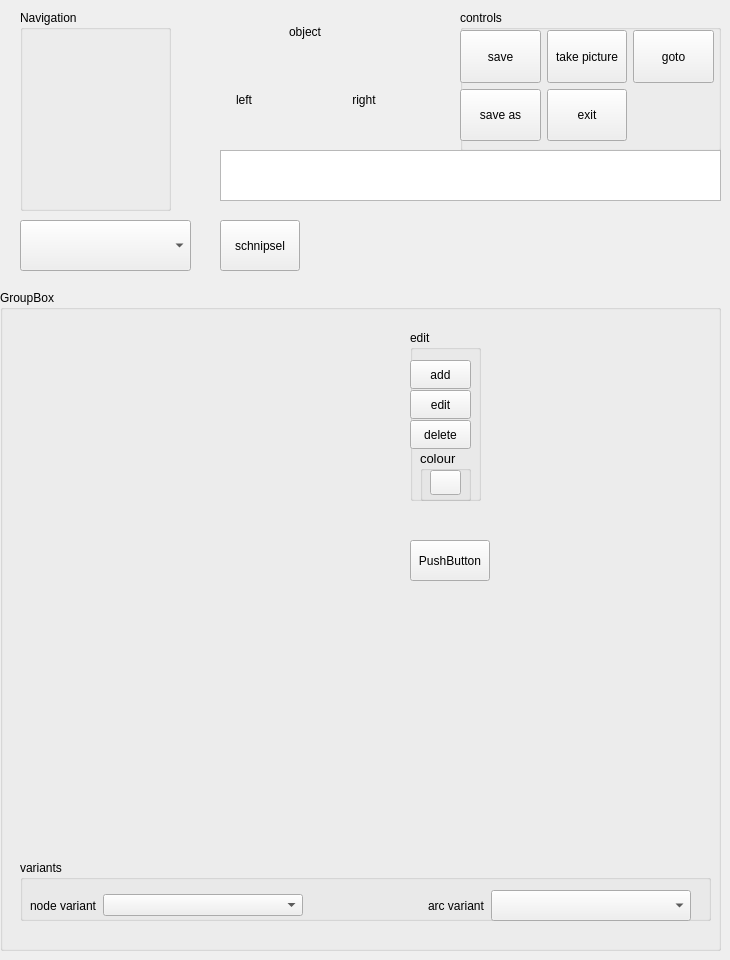
   <widget class="QWidget" name="dockWidgetContents">
    <property name="sizePolicy">
     <sizepolicy hsizetype="Fixed" vsizetype="Preferred">
      <horstretch>0</horstretch>
      <verstretch>0</verstretch>
     </sizepolicy>
    </property>
    <property name="minimumSize">
     <size>
      <width>730</width>
      <height>0</height>
     </size>
    </property>
    <widget class="QGroupBox" name="groupBox">
     <property name="geometry">
      <rect>
       <x>20</x>
       <y>10</y>
       <width>151</width>
       <height>201</height>
      </rect>
     </property>
     <property name="title">
      <string>Navigation</string>
     </property>
     <widget class="QWidget" name="formLayoutWidget">
      <property name="geometry">
       <rect>
        <x>0</x>
        <y>40</y>
        <width>141</width>
        <height>151</height>
       </rect>
      </property>
      <layout class="QFormLayout" name="formKeyAutomaton"/>
     </widget>
    </widget>
    <widget class="QGroupBox" name="groupBoxMainControl">
     <property name="geometry">
      <rect>
       <x>460</x>
       <y>10</y>
       <width>261</width>
       <height>141</height>
      </rect>
     </property>
     <property name="title">
      <string>controls</string>
     </property>
     <widget class="QWidget" name="verticalLayoutWidget_2">
      <property name="geometry">
       <rect>
        <x>0</x>
        <y>20</y>
        <width>254</width>
        <height>111</height>
       </rect>
      </property>
      <layout class="QGridLayout" name="gridLayout">
       <item row="1" column="1">
        <widget class="QPushButton" name="pushExit">
         <property name="sizePolicy">
          <sizepolicy hsizetype="Expanding" vsizetype="Expanding">
           <horstretch>0</horstretch>
           <verstretch>0</verstretch>
          </sizepolicy>
         </property>
         <property name="minimumSize">
          <size>
           <width>0</width>
           <height>30</height>
          </size>
         </property>
         <property name="text">
          <string>exit</string>
         </property>
        </widget>
       </item>
       <item row="0" column="0">
        <widget class="QPushButton" name="pushSave">
         <property name="enabled">
          <bool>true</bool>
         </property>
         <property name="sizePolicy">
          <sizepolicy hsizetype="Expanding" vsizetype="Expanding">
           <horstretch>0</horstretch>
           <verstretch>0</verstretch>
          </sizepolicy>
         </property>
         <property name="minimumSize">
          <size>
           <width>0</width>
           <height>30</height>
          </size>
         </property>
         <property name="text">
          <string>save</string>
         </property>
        </widget>
       </item>
       <item row="1" column="0">
        <widget class="QPushButton" name="pushSaveAs">
         <property name="enabled">
          <bool>true</bool>
         </property>
         <property name="sizePolicy">
          <sizepolicy hsizetype="Expanding" vsizetype="Expanding">
           <horstretch>0</horstretch>
           <verstretch>0</verstretch>
          </sizepolicy>
         </property>
         <property name="minimumSize">
          <size>
           <width>0</width>
           <height>30</height>
          </size>
         </property>
         <property name="text">
          <string>save as</string>
         </property>
        </widget>
       </item>
       <item row="0" column="1">
        <widget class="QPushButton" name="pushTakeScreenShot">
         <property name="sizePolicy">
          <sizepolicy hsizetype="Expanding" vsizetype="Expanding">
           <horstretch>0</horstretch>
           <verstretch>0</verstretch>
          </sizepolicy>
         </property>
         <property name="minimumSize">
          <size>
           <width>0</width>
           <height>30</height>
          </size>
         </property>
         <property name="text">
          <string>take picture</string>
         </property>
        </widget>
       </item>
       <item row="0" column="2">
        <widget class="QPushButton" name="pushGoTo">
         <property name="enabled">
          <bool>true</bool>
         </property>
         <property name="sizePolicy">
          <sizepolicy hsizetype="Expanding" vsizetype="Expanding">
           <horstretch>0</horstretch>
           <verstretch>0</verstretch>
          </sizepolicy>
         </property>
         <property name="minimumSize">
          <size>
           <width>0</width>
           <height>30</height>
          </size>
         </property>
         <property name="text">
          <string>goto</string>
         </property>
        </widget>
       </item>
      </layout>
     </widget>
    </widget>
    <widget class="QWidget" name="layoutWidget_2">
     <property name="geometry">
      <rect>
       <x>220</x>
       <y>220</y>
       <width>501</width>
       <height>51</height>
      </rect>
     </property>
     <layout class="QFormLayout" name="formLayout_3">
      <property name="sizeConstraint">
       <enum>QLayout::SetMinimumSize</enum>
      </property>
      <property name="fieldGrowthPolicy">
       <enum>QFormLayout::AllNonFixedFieldsGrow</enum>
      </property>
      <item row="0" column="1">
       <widget class="QLabel" name="labelSchnipsel">
        <property name="sizePolicy">
         <sizepolicy hsizetype="Fixed" vsizetype="Preferred">
          <horstretch>0</horstretch>
          <verstretch>0</verstretch>
         </sizepolicy>
        </property>
        <property name="font">
         <font>
          <pointsize>14</pointsize>
          <weight>75</weight>
          <bold>true</bold>
         </font>
        </property>
        <property name="text">
         <string/>
        </property>
       </widget>
      </item>
      <item row="0" column="0">
       <widget class="QPushButton" name="pushSchnipsel">
        <property name="sizePolicy">
         <sizepolicy hsizetype="Expanding" vsizetype="Expanding">
          <horstretch>0</horstretch>
          <verstretch>0</verstretch>
         </sizepolicy>
        </property>
        <property name="text">
         <string>schnipsel</string>
        </property>
       </widget>
      </item>
     </layout>
    </widget>
    <widget class="QPlainTextEdit" name="textStatus">
     <property name="geometry">
      <rect>
       <x>220</x>
       <y>150</y>
       <width>501</width>
       <height>51</height>
      </rect>
     </property>
     <property name="palette">
      <palette>
       <active>
        <colorrole role="Text">
         <brush brushstyle="SolidPattern">
          <color alpha="255">
           <red>255</red>
           <green>0</green>
           <blue>0</blue>
          </color>
         </brush>
        </colorrole>
        <colorrole role="PlaceholderText">
         <brush brushstyle="NoBrush">
          <color alpha="128">
           <red>255</red>
           <green>0</green>
           <blue>0</blue>
          </color>
         </brush>
        </colorrole>
       </active>
       <inactive>
        <colorrole role="Text">
         <brush brushstyle="SolidPattern">
          <color alpha="255">
           <red>255</red>
           <green>0</green>
           <blue>0</blue>
          </color>
         </brush>
        </colorrole>
        <colorrole role="PlaceholderText">
         <brush brushstyle="NoBrush">
          <color alpha="128">
           <red>255</red>
           <green>0</green>
           <blue>0</blue>
          </color>
         </brush>
        </colorrole>
       </inactive>
       <disabled>
        <colorrole role="Text">
         <brush brushstyle="SolidPattern">
          <color alpha="255">
           <red>166</red>
           <green>162</green>
           <blue>159</blue>
          </color>
         </brush>
        </colorrole>
        <colorrole role="PlaceholderText">
         <brush brushstyle="NoBrush">
          <color alpha="128">
           <red>255</red>
           <green>0</green>
           <blue>0</blue>
          </color>
         </brush>
        </colorrole>
       </disabled>
      </palette>
     </property>
    </widget>
    <widget class="QWidget" name="layoutWidget">
     <property name="geometry">
      <rect>
       <x>180</x>
       <y>20</y>
       <width>250</width>
       <height>92</height>
      </rect>
     </property>
     <layout class="QVBoxLayout" name="verticalLayout">
      <item>
       <layout class="QHBoxLayout" name="horizontalLayout_5">
        <item>
         <spacer name="horizontalSpacer_3">
          <property name="orientation">
           <enum>Qt::Horizontal</enum>
          </property>
          <property name="sizeHint" stdset="0">
           <size>
            <width>40</width>
            <height>20</height>
           </size>
          </property>
         </spacer>
        </item>
        <item>
         <widget class="QLabel" name="labelObject">
          <property name="sizePolicy">
           <sizepolicy hsizetype="Fixed" vsizetype="Fixed">
            <horstretch>0</horstretch>
            <verstretch>0</verstretch>
           </sizepolicy>
          </property>
          <property name="minimumSize">
           <size>
            <width>120</width>
            <height>20</height>
           </size>
          </property>
          <property name="text">
           <string>object</string>
          </property>
          <property name="alignment">
           <set>Qt::AlignCenter</set>
          </property>
         </widget>
        </item>
        <item>
         <spacer name="horizontalSpacer_4">
          <property name="orientation">
           <enum>Qt::Horizontal</enum>
          </property>
          <property name="sizeHint" stdset="0">
           <size>
            <width>40</width>
            <height>20</height>
           </size>
          </property>
         </spacer>
        </item>
       </layout>
      </item>
      <item>
       <layout class="QHBoxLayout" name="horizontalLayout_3">
        <item>
         <spacer name="horizontalSpacer">
          <property name="orientation">
           <enum>Qt::Horizontal</enum>
          </property>
          <property name="sizeHint" stdset="0">
           <size>
            <width>40</width>
            <height>20</height>
           </size>
          </property>
         </spacer>
        </item>
        <item>
         <widget class="QLabel" name="pixmapCursor">
          <property name="enabled">
           <bool>true</bool>
          </property>
          <property name="sizePolicy">
           <sizepolicy hsizetype="Fixed" vsizetype="Fixed">
            <horstretch>0</horstretch>
            <verstretch>0</verstretch>
           </sizepolicy>
          </property>
          <property name="minimumSize">
           <size>
            <width>32</width>
            <height>32</height>
           </size>
          </property>
          <property name="frameShadow">
           <enum>QFrame::Sunken</enum>
          </property>
          <property name="text">
           <string/>
          </property>
          <property name="textFormat">
           <enum>Qt::PlainText</enum>
          </property>
          <property name="scaledContents">
           <bool>true</bool>
          </property>
          <property name="textInteractionFlags">
           <set>Qt::NoTextInteraction</set>
          </property>
         </widget>
        </item>
        <item>
         <spacer name="horizontalSpacer_2">
          <property name="orientation">
           <enum>Qt::Horizontal</enum>
          </property>
          <property name="sizeHint" stdset="0">
           <size>
            <width>40</width>
            <height>20</height>
           </size>
          </property>
         </spacer>
        </item>
       </layout>
      </item>
      <item>
       <layout class="QHBoxLayout" name="horizontalLayout_2">
        <item>
         <widget class="QLabel" name="labelLeft">
          <property name="sizePolicy">
           <sizepolicy hsizetype="Fixed" vsizetype="Fixed">
            <horstretch>0</horstretch>
            <verstretch>0</verstretch>
           </sizepolicy>
          </property>
          <property name="minimumSize">
           <size>
            <width>100</width>
            <height>20</height>
           </size>
          </property>
          <property name="text">
           <string>left</string>
          </property>
          <property name="alignment">
           <set>Qt::AlignCenter</set>
          </property>
         </widget>
        </item>
        <item>
         <widget class="QLabel" name="labelRight">
          <property name="sizePolicy">
           <sizepolicy hsizetype="Fixed" vsizetype="Fixed">
            <horstretch>0</horstretch>
            <verstretch>0</verstretch>
           </sizepolicy>
          </property>
          <property name="minimumSize">
           <size>
            <width>100</width>
            <height>20</height>
           </size>
          </property>
          <property name="text">
           <string>right</string>
          </property>
          <property name="alignment">
           <set>Qt::AlignCenter</set>
          </property>
         </widget>
        </item>
       </layout>
      </item>
     </layout>
    </widget>
    <widget class="QWidget" name="layoutWidget">
     <property name="geometry">
      <rect>
       <x>20</x>
       <y>220</y>
       <width>171</width>
       <height>51</height>
      </rect>
     </property>
     <layout class="QVBoxLayout" name="layoutEditorPhase">
      <item>
       <widget class="QComboBox" name="comboEditorPhase">
        <property name="sizePolicy">
         <sizepolicy hsizetype="Expanding" vsizetype="Expanding">
          <horstretch>0</horstretch>
          <verstretch>0</verstretch>
         </sizepolicy>
        </property>
       </widget>
      </item>
     </layout>
    </widget>
    <widget class="QGroupBox" name="groupBoxInteraction">
     <property name="geometry">
      <rect>
       <x>0</x>
       <y>290</y>
       <width>721</width>
       <height>661</height>
      </rect>
     </property>
     <property name="title">
      <string>GroupBox</string>
     </property>
     <widget class="QWidget" name="horizontalLayoutWidget_4">
      <property name="geometry">
       <rect>
        <x>210</x>
        <y>40</y>
        <width>181</width>
        <height>291</height>
       </rect>
      </property>
      <layout class="QHBoxLayout" name="layoutNamedNetworks"/>
     </widget>
     <widget class="QPushButton" name="pushEditNamedNetworks">
      <property name="geometry">
       <rect>
        <x>410</x>
        <y>250</y>
        <width>80</width>
        <height>41</height>
       </rect>
      </property>
      <property name="text">
       <string>PushButton</string>
      </property>
     </widget>
     <widget class="QWidget" name="horizontalLayoutWidget">
      <property name="geometry">
       <rect>
        <x>400</x>
        <y>340</y>
        <width>311</width>
        <height>221</height>
       </rect>
      </property>
      <layout class="QHBoxLayout" name="layoutInteractive"/>
     </widget>
     <widget class="QWidget" name="horizontalLayoutWidget_6">
      <property name="geometry">
       <rect>
        <x>210</x>
        <y>340</y>
        <width>181</width>
        <height>221</height>
       </rect>
      </property>
      <layout class="QHBoxLayout" name="layoutTypedTokens"/>
     </widget>
     <widget class="QWidget" name="horizontalLayoutWidget_3">
      <property name="geometry">
       <rect>
        <x>20</x>
        <y>40</y>
        <width>181</width>
        <height>291</height>
       </rect>
      </property>
      <layout class="QHBoxLayout" name="layoutNetworks"/>
     </widget>
     <widget class="QGroupBox" name="groupBoxNamedNetworks">
      <property name="geometry">
       <rect>
        <x>410</x>
        <y>40</y>
        <width>71</width>
        <height>171</height>
       </rect>
      </property>
      <property name="title">
       <string>edit</string>
      </property>
      <widget class="QPushButton" name="pushAddNamedNetwork">
       <property name="geometry">
        <rect>
         <x>0</x>
         <y>30</y>
         <width>61</width>
         <height>29</height>
        </rect>
       </property>
       <property name="text">
        <string>add</string>
       </property>
      </widget>
      <widget class="QPushButton" name="pushEditNamedNetwork">
       <property name="geometry">
        <rect>
         <x>0</x>
         <y>60</y>
         <width>61</width>
         <height>29</height>
        </rect>
       </property>
       <property name="text">
        <string>edit</string>
       </property>
      </widget>
      <widget class="QPushButton" name="pushDeleteNamedNetwork">
       <property name="geometry">
        <rect>
         <x>0</x>
         <y>90</y>
         <width>61</width>
         <height>29</height>
        </rect>
       </property>
       <property name="text">
        <string>delete</string>
       </property>
      </widget>
      <widget class="QGroupBox" name="groupNamed_NetworkColour">
       <property name="geometry">
        <rect>
         <x>10</x>
         <y>120</y>
         <width>51</width>
         <height>51</height>
        </rect>
       </property>
       <property name="palette">
        <palette>
         <active>
          <colorrole role="WindowText">
           <brush brushstyle="SolidPattern">
            <color alpha="255">
             <red>0</red>
             <green>0</green>
             <blue>0</blue>
            </color>
           </brush>
          </colorrole>
          <colorrole role="Button">
           <brush brushstyle="SolidPattern">
            <color alpha="255">
             <red>242</red>
             <green>242</green>
             <blue>242</blue>
            </color>
           </brush>
          </colorrole>
          <colorrole role="Light">
           <brush brushstyle="SolidPattern">
            <color alpha="255">
             <red>255</red>
             <green>255</green>
             <blue>255</blue>
            </color>
           </brush>
          </colorrole>
          <colorrole role="Midlight">
           <brush brushstyle="SolidPattern">
            <color alpha="255">
             <red>248</red>
             <green>248</green>
             <blue>248</blue>
            </color>
           </brush>
          </colorrole>
          <colorrole role="Dark">
           <brush brushstyle="SolidPattern">
            <color alpha="255">
             <red>121</red>
             <green>121</green>
             <blue>121</blue>
            </color>
           </brush>
          </colorrole>
          <colorrole role="Mid">
           <brush brushstyle="SolidPattern">
            <color alpha="255">
             <red>161</red>
             <green>161</green>
             <blue>161</blue>
            </color>
           </brush>
          </colorrole>
          <colorrole role="Text">
           <brush brushstyle="SolidPattern">
            <color alpha="255">
             <red>0</red>
             <green>0</green>
             <blue>0</blue>
            </color>
           </brush>
          </colorrole>
          <colorrole role="BrightText">
           <brush brushstyle="SolidPattern">
            <color alpha="255">
             <red>255</red>
             <green>255</green>
             <blue>255</blue>
            </color>
           </brush>
          </colorrole>
          <colorrole role="ButtonText">
           <brush brushstyle="SolidPattern">
            <color alpha="255">
             <red>0</red>
             <green>0</green>
             <blue>0</blue>
            </color>
           </brush>
          </colorrole>
          <colorrole role="Base">
           <brush brushstyle="SolidPattern">
            <color alpha="255">
             <red>255</red>
             <green>255</green>
             <blue>255</blue>
            </color>
           </brush>
          </colorrole>
          <colorrole role="Window">
           <brush brushstyle="SolidPattern">
            <color alpha="255">
             <red>242</red>
             <green>242</green>
             <blue>242</blue>
            </color>
           </brush>
          </colorrole>
          <colorrole role="Shadow">
           <brush brushstyle="SolidPattern">
            <color alpha="255">
             <red>0</red>
             <green>0</green>
             <blue>0</blue>
            </color>
           </brush>
          </colorrole>
          <colorrole role="AlternateBase">
           <brush brushstyle="SolidPattern">
            <color alpha="255">
             <red>248</red>
             <green>248</green>
             <blue>248</blue>
            </color>
           </brush>
          </colorrole>
          <colorrole role="ToolTipBase">
           <brush brushstyle="SolidPattern">
            <color alpha="255">
             <red>255</red>
             <green>255</green>
             <blue>220</blue>
            </color>
           </brush>
          </colorrole>
          <colorrole role="ToolTipText">
           <brush brushstyle="SolidPattern">
            <color alpha="255">
             <red>0</red>
             <green>0</green>
             <blue>0</blue>
            </color>
           </brush>
          </colorrole>
          <colorrole role="PlaceholderText">
           <brush brushstyle="NoBrush">
            <color alpha="128">
             <red>0</red>
             <green>0</green>
             <blue>0</blue>
            </color>
           </brush>
          </colorrole>
         </active>
         <inactive>
          <colorrole role="WindowText">
           <brush brushstyle="SolidPattern">
            <color alpha="255">
             <red>0</red>
             <green>0</green>
             <blue>0</blue>
            </color>
           </brush>
          </colorrole>
          <colorrole role="Button">
           <brush brushstyle="SolidPattern">
            <color alpha="255">
             <red>242</red>
             <green>242</green>
             <blue>242</blue>
            </color>
           </brush>
          </colorrole>
          <colorrole role="Light">
           <brush brushstyle="SolidPattern">
            <color alpha="255">
             <red>255</red>
             <green>255</green>
             <blue>255</blue>
            </color>
           </brush>
          </colorrole>
          <colorrole role="Midlight">
           <brush brushstyle="SolidPattern">
            <color alpha="255">
             <red>248</red>
             <green>248</green>
             <blue>248</blue>
            </color>
           </brush>
          </colorrole>
          <colorrole role="Dark">
           <brush brushstyle="SolidPattern">
            <color alpha="255">
             <red>121</red>
             <green>121</green>
             <blue>121</blue>
            </color>
           </brush>
          </colorrole>
          <colorrole role="Mid">
           <brush brushstyle="SolidPattern">
            <color alpha="255">
             <red>161</red>
             <green>161</green>
             <blue>161</blue>
            </color>
           </brush>
          </colorrole>
          <colorrole role="Text">
           <brush brushstyle="SolidPattern">
            <color alpha="255">
             <red>0</red>
             <green>0</green>
             <blue>0</blue>
            </color>
           </brush>
          </colorrole>
          <colorrole role="BrightText">
           <brush brushstyle="SolidPattern">
            <color alpha="255">
             <red>255</red>
             <green>255</green>
             <blue>255</blue>
            </color>
           </brush>
          </colorrole>
          <colorrole role="ButtonText">
           <brush brushstyle="SolidPattern">
            <color alpha="255">
             <red>0</red>
             <green>0</green>
             <blue>0</blue>
            </color>
           </brush>
          </colorrole>
          <colorrole role="Base">
           <brush brushstyle="SolidPattern">
            <color alpha="255">
             <red>255</red>
             <green>255</green>
             <blue>255</blue>
            </color>
           </brush>
          </colorrole>
          <colorrole role="Window">
           <brush brushstyle="SolidPattern">
            <color alpha="255">
             <red>242</red>
             <green>242</green>
             <blue>242</blue>
            </color>
           </brush>
          </colorrole>
          <colorrole role="Shadow">
           <brush brushstyle="SolidPattern">
            <color alpha="255">
             <red>0</red>
             <green>0</green>
             <blue>0</blue>
            </color>
           </brush>
          </colorrole>
          <colorrole role="AlternateBase">
           <brush brushstyle="SolidPattern">
            <color alpha="255">
             <red>248</red>
             <green>248</green>
             <blue>248</blue>
            </color>
           </brush>
          </colorrole>
          <colorrole role="ToolTipBase">
           <brush brushstyle="SolidPattern">
            <color alpha="255">
             <red>255</red>
             <green>255</green>
             <blue>220</blue>
            </color>
           </brush>
          </colorrole>
          <colorrole role="ToolTipText">
           <brush brushstyle="SolidPattern">
            <color alpha="255">
             <red>0</red>
             <green>0</green>
             <blue>0</blue>
            </color>
           </brush>
          </colorrole>
          <colorrole role="PlaceholderText">
           <brush brushstyle="NoBrush">
            <color alpha="128">
             <red>0</red>
             <green>0</green>
             <blue>0</blue>
            </color>
           </brush>
          </colorrole>
         </inactive>
         <disabled>
          <colorrole role="WindowText">
           <brush brushstyle="SolidPattern">
            <color alpha="255">
             <red>121</red>
             <green>121</green>
             <blue>121</blue>
            </color>
           </brush>
          </colorrole>
          <colorrole role="Button">
           <brush brushstyle="SolidPattern">
            <color alpha="255">
             <red>242</red>
             <green>242</green>
             <blue>242</blue>
            </color>
           </brush>
          </colorrole>
          <colorrole role="Light">
           <brush brushstyle="SolidPattern">
            <color alpha="255">
             <red>255</red>
             <green>255</green>
             <blue>255</blue>
            </color>
           </brush>
          </colorrole>
          <colorrole role="Midlight">
           <brush brushstyle="SolidPattern">
            <color alpha="255">
             <red>248</red>
             <green>248</green>
             <blue>248</blue>
            </color>
           </brush>
          </colorrole>
          <colorrole role="Dark">
           <brush brushstyle="SolidPattern">
            <color alpha="255">
             <red>121</red>
             <green>121</green>
             <blue>121</blue>
            </color>
           </brush>
          </colorrole>
          <colorrole role="Mid">
           <brush brushstyle="SolidPattern">
            <color alpha="255">
             <red>161</red>
             <green>161</green>
             <blue>161</blue>
            </color>
           </brush>
          </colorrole>
          <colorrole role="Text">
           <brush brushstyle="SolidPattern">
            <color alpha="255">
             <red>121</red>
             <green>121</green>
             <blue>121</blue>
            </color>
           </brush>
          </colorrole>
          <colorrole role="BrightText">
           <brush brushstyle="SolidPattern">
            <color alpha="255">
             <red>255</red>
             <green>255</green>
             <blue>255</blue>
            </color>
           </brush>
          </colorrole>
          <colorrole role="ButtonText">
           <brush brushstyle="SolidPattern">
            <color alpha="255">
             <red>121</red>
             <green>121</green>
             <blue>121</blue>
            </color>
           </brush>
          </colorrole>
          <colorrole role="Base">
           <brush brushstyle="SolidPattern">
            <color alpha="255">
             <red>242</red>
             <green>242</green>
             <blue>242</blue>
            </color>
           </brush>
          </colorrole>
          <colorrole role="Window">
           <brush brushstyle="SolidPattern">
            <color alpha="255">
             <red>242</red>
             <green>242</green>
             <blue>242</blue>
            </color>
           </brush>
          </colorrole>
          <colorrole role="Shadow">
           <brush brushstyle="SolidPattern">
            <color alpha="255">
             <red>0</red>
             <green>0</green>
             <blue>0</blue>
            </color>
           </brush>
          </colorrole>
          <colorrole role="AlternateBase">
           <brush brushstyle="SolidPattern">
            <color alpha="255">
             <red>242</red>
             <green>242</green>
             <blue>242</blue>
            </color>
           </brush>
          </colorrole>
          <colorrole role="ToolTipBase">
           <brush brushstyle="SolidPattern">
            <color alpha="255">
             <red>255</red>
             <green>255</green>
             <blue>220</blue>
            </color>
           </brush>
          </colorrole>
          <colorrole role="ToolTipText">
           <brush brushstyle="SolidPattern">
            <color alpha="255">
             <red>0</red>
             <green>0</green>
             <blue>0</blue>
            </color>
           </brush>
          </colorrole>
          <colorrole role="PlaceholderText">
           <brush brushstyle="NoBrush">
            <color alpha="128">
             <red>0</red>
             <green>0</green>
             <blue>0</blue>
            </color>
           </brush>
          </colorrole>
         </disabled>
        </palette>
       </property>
       <property name="font">
        <font>
         <pointsize>10</pointsize>
         <weight>50</weight>
         <bold>false</bold>
        </font>
       </property>
       <property name="title">
        <string>colour</string>
       </property>
       <widget class="QToolButton" name="toolNamed_NetworkColour">
        <property name="geometry">
         <rect>
          <x>10</x>
          <y>20</y>
          <width>31</width>
          <height>25</height>
         </rect>
        </property>
        <property name="font">
         <font>
          <pointsize>10</pointsize>
          <weight>50</weight>
          <bold>false</bold>
         </font>
        </property>
        <property name="text">
         <string/>
        </property>
        <property name="autoRaise">
         <bool>false</bool>
        </property>
       </widget>
      </widget>
     </widget>
     <widget class="QWidget" name="verticalLayoutWidget">
      <property name="geometry">
       <rect>
        <x>510</x>
        <y>40</y>
        <width>201</width>
        <height>291</height>
       </rect>
      </property>
      <layout class="QVBoxLayout" name="layoutNodes"/>
     </widget>
     <widget class="QWidget" name="horizontalLayoutWidget_5">
      <property name="geometry">
       <rect>
        <x>20</x>
        <y>340</y>
        <width>181</width>
        <height>221</height>
       </rect>
      </property>
      <layout class="QHBoxLayout" name="layoutTokens"/>
     </widget>
     <widget class="QGroupBox" name="groupBoxVariants">
      <property name="geometry">
       <rect>
        <x>20</x>
        <y>570</y>
        <width>691</width>
        <height>61</height>
       </rect>
      </property>
      <property name="title">
       <string>variants</string>
      </property>
      <widget class="QWidget" name="horizontalLayoutWidget_2">
       <property name="geometry">
        <rect>
         <x>10</x>
         <y>30</y>
         <width>661</width>
         <height>31</height>
        </rect>
       </property>
       <layout class="QHBoxLayout" name="horizontalLayout_4">
        <item>
         <widget class="QLabel" name="label">
          <property name="sizePolicy">
           <sizepolicy hsizetype="Maximum" vsizetype="Preferred">
            <horstretch>0</horstretch>
            <verstretch>0</verstretch>
           </sizepolicy>
          </property>
          <property name="text">
           <string>node variant</string>
          </property>
         </widget>
        </item>
        <item>
         <widget class="QComboBox" name="comboNodeSubClass">
          <property name="sizePolicy">
           <sizepolicy hsizetype="Minimum" vsizetype="Fixed">
            <horstretch>0</horstretch>
            <verstretch>0</verstretch>
           </sizepolicy>
          </property>
          <property name="minimumSize">
           <size>
            <width>200</width>
            <height>0</height>
           </size>
          </property>
         </widget>
        </item>
        <item>
         <spacer name="horizontalSpacer_5">
          <property name="orientation">
           <enum>Qt::Horizontal</enum>
          </property>
          <property name="sizeHint" stdset="0">
           <size>
            <width>40</width>
            <height>20</height>
           </size>
          </property>
         </spacer>
        </item>
        <item>
         <widget class="QLabel" name="label_2">
          <property name="sizePolicy">
           <sizepolicy hsizetype="Preferred" vsizetype="Preferred">
            <horstretch>0</horstretch>
            <verstretch>0</verstretch>
           </sizepolicy>
          </property>
          <property name="text">
           <string>arc variant</string>
          </property>
         </widget>
        </item>
        <item>
         <widget class="QComboBox" name="comboArcSubClass">
          <property name="sizePolicy">
           <sizepolicy hsizetype="Minimum" vsizetype="Preferred">
            <horstretch>0</horstretch>
            <verstretch>0</verstretch>
           </sizepolicy>
          </property>
          <property name="minimumSize">
           <size>
            <width>200</width>
            <height>0</height>
           </size>
          </property>
         </widget>
        </item>
       </layout>
      </widget>
     </widget>
    </widget>
   </widget>
